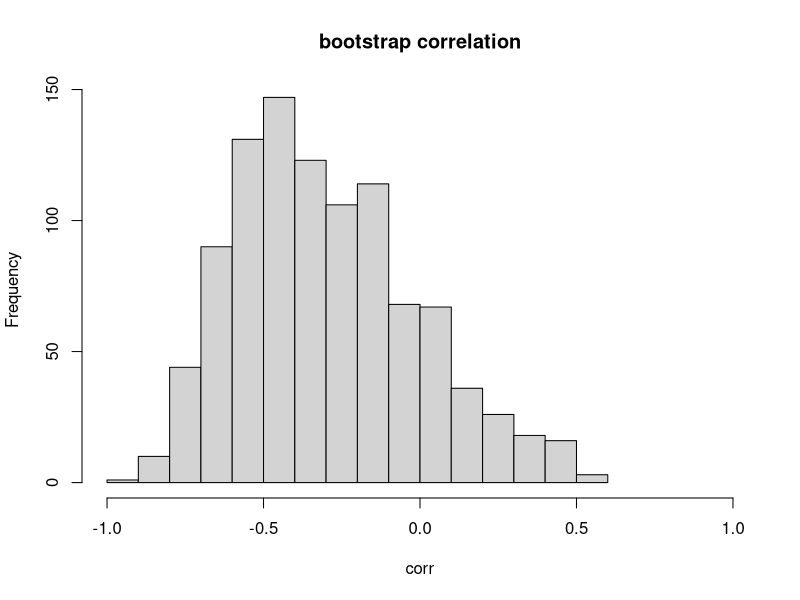
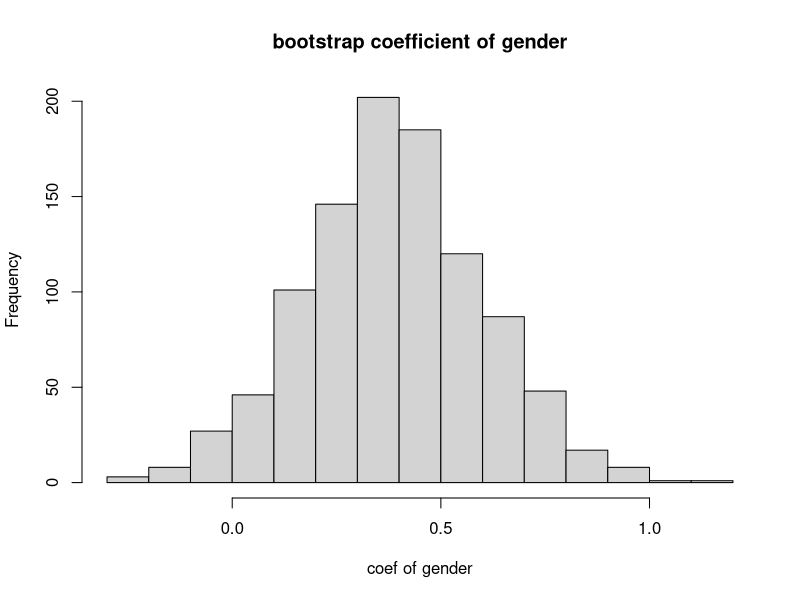

Reproduce these figures in R, in order.
# Bootstrap example

## 1. correlation
library(boot)
x <- c(15,26,10,9,15,20,18,11,8,20,7,9,10,11,11,10,12,17,11,10)
y <- c(95,71,83,91,102,87,93,100,104,94,113,96,83,84,102,100,105,121,86,100)

cor.X <- function(data,indices) cor(data[indices,1],data[indices,2])
boot.cor <- boot(data=cbind(x,y),statistic = cor.X,R=1000)
print(boot.cor)
hist(boot.cor$t,xlim=c(-1,1),nclass=20,main='bootstrap correlation',xlab='corr')
boot.ci(boot.cor,type=c('prec','bca'))


## 2. logistic regression
library(AER)
data(Affairs,package='AER')
# ynaffair variable
Affairs$ynaffair[Affairs$affairs==0] <- 0
Affairs$ynaffair[Affairs$affairs>0] <- 1
log.model <- glm(ynaffair~gender+age+yearsmarried+religiousness+rating,family=binomial(),data=Affairs)
summary(log.model)

# define coefficient function
coefs <- function(data,indices,formula){
  data.1<-data[indices,]
  fit <- glm(formula,family=binomial(),data=data.1)
  return(coef(fit))
}

log.boot <- boot(data=Affairs,statistic=coefs,R=1000,formula=ynaffair~gender+age+yearsmarried+religiousness+rating)
print(log.boot,index=1:6,digits=2)
# gender - confidence interval
boot.ci(log.boot,type=c('perc','bca'),conf=0.95,index=2)
# histogram
hist(log.boot$t[,2],xlab='coef of gender',main='bootstrap coefficient of gender')
